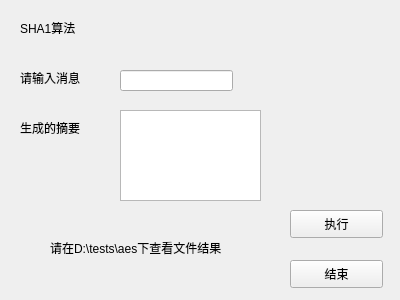
<?xml version="1.0" encoding="UTF-8"?>
<ui version="4.0">
 <class>sha1w</class>
 <widget class="QWidget" name="sha1w">
  <property name="geometry">
   <rect>
    <x>0</x>
    <y>0</y>
    <width>400</width>
    <height>300</height>
   </rect>
  </property>
  <property name="windowTitle">
   <string>Form</string>
  </property>
  <widget class="QLabel" name="label">
   <property name="geometry">
    <rect>
     <x>20</x>
     <y>20</y>
     <width>72</width>
     <height>15</height>
    </rect>
   </property>
   <property name="text">
    <string>SHA1算法</string>
   </property>
  </widget>
  <widget class="QPushButton" name="excute">
   <property name="geometry">
    <rect>
     <x>290</x>
     <y>210</y>
     <width>93</width>
     <height>28</height>
    </rect>
   </property>
   <property name="text">
    <string>执行</string>
   </property>
  </widget>
  <widget class="QLabel" name="label_3">
   <property name="geometry">
    <rect>
     <x>20</x>
     <y>120</y>
     <width>81</width>
     <height>16</height>
    </rect>
   </property>
   <property name="text">
    <string>生成的摘要</string>
   </property>
  </widget>
  <widget class="QTextBrowser" name="digest">
   <property name="geometry">
    <rect>
     <x>120</x>
     <y>110</y>
     <width>141</width>
     <height>91</height>
    </rect>
   </property>
  </widget>
  <widget class="QPushButton" name="endExcute">
   <property name="geometry">
    <rect>
     <x>290</x>
     <y>260</y>
     <width>93</width>
     <height>28</height>
    </rect>
   </property>
   <property name="text">
    <string>结束</string>
   </property>
  </widget>
  <widget class="QLabel" name="label_2">
   <property name="geometry">
    <rect>
     <x>20</x>
     <y>70</y>
     <width>101</width>
     <height>16</height>
    </rect>
   </property>
   <property name="text">
    <string>请输入消息</string>
   </property>
  </widget>
  <widget class="QLineEdit" name="message">
   <property name="geometry">
    <rect>
     <x>120</x>
     <y>70</y>
     <width>113</width>
     <height>21</height>
    </rect>
   </property>
  </widget>
  <widget class="QLabel" name="label_4">
   <property name="geometry">
    <rect>
     <x>50</x>
     <y>240</y>
     <width>201</width>
     <height>16</height>
    </rect>
   </property>
   <property name="text">
    <string>请在D:\tests\aes下查看文件结果</string>
   </property>
  </widget>
 </widget>
 <resources/>
 <connections/>
</ui>
